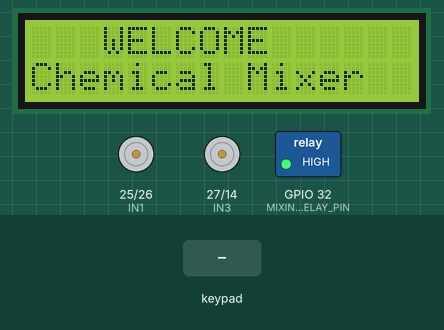
Simulated run of this sketch. Board: ESP32. On the bench: 16×2 character LCD, motor-driver pin pairs drawn as motors (green arrow = first pin HIGH = forward, orange = second pin HIGH = backward, longer = more drive), switched loads named in the sketch (green lamp = pin HIGH). Wiring (inferred from the signals the program sends): 4×4 keypad with keys 1 2 3 A 4 5 6 B 7 8 9 C * 0 # D: rows GPIO 68, GPIO 69, GPIO 70, GPIO 71; columns GPIO 64, GPIO 65, GPIO 66, GPIO 67. Inputs (shaded band) come from the test bench. Pins used as bus, display or sensor lines are not drawn.

Above: at 3.2 s.
3.3 s: key '*' pressed
At 4.1 s:
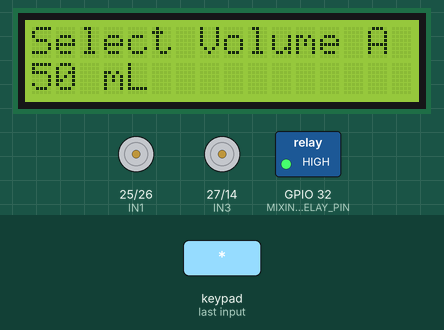
6.3 s: keypad keys 4 5 6 7 * pressed 0.4 s apart
At 7.7 s:
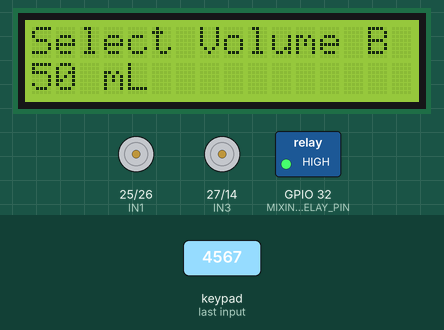
At 16.9 s:
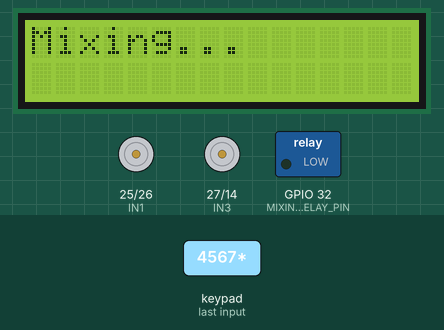
19.1 s: key '1' pressed
At 21.0 s:
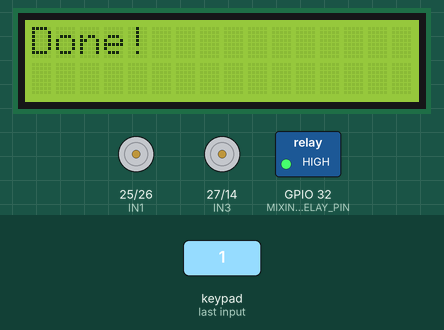
22.1 s: keypad keys 4 5 6 7 pressed 0.4 s apart
26.7 s: keypad keys 4 5 6 7 # pressed 0.4 s apart
31.7 s: keypad keys 4 5 6 7 D pressed 0.4 s apart
Timing chart, 0 to 34.7 s (numbered marks = the images above; inputs shaded):
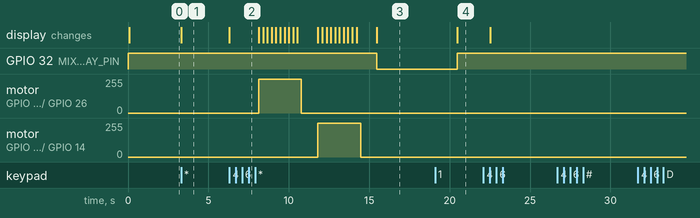

The sketch:

relay_test_sample_with_motor.ino
```cpp
#include <Wire.h>
#include <PCF8574.h>
#include <LiquidCrystal_I2C.h>

#define KEYPAD_I2C_ADDRESS 0x20  // PCF8574 address
#define LCD_I2C_ADDRESS    0x27  // LCD I2C address

// Pump control pins using L298N
#define IN1  25  // Pump 1 ON
#define IN2  26  // Pump 1 OFF
#define IN3  27  // Pump 2 ON
#define IN4  14  // Pump 2 OFF

#define MIXING_RELAY_PIN 32  // Active LOW relay to control motor

PCF8574 pcf(KEYPAD_I2C_ADDRESS);
LiquidCrystal_I2C lcd(LCD_I2C_ADDRESS, 16, 2);

char keys[4][4] = {
  {'1', '2', '3', 'A'},
  {'4', '5', '6', 'B'},
  {'7', '8', '9', 'C'},
  {'*', '0', '#', 'D'}
};

uint8_t rowPins[4] = {4, 5, 6, 7};  // PCF8574 GPIOs for rows
uint8_t colPins[4] = {0, 1, 2, 3};  // PCF8574 GPIOs for columns

int containerA = 0, containerB = 0;
const int pumpTimes[] = {2500, 5000, 6950, 8600, 10400, 12365, 14420, 16480, 18300, 20500};
const int volumes[] =   {  50,  100,  150,  200,  250,  300,  350,  400,  450,  500};

const int mixingTime = 5000;  // in milliseconds

void setup() {
  Serial.begin(115200);
  Wire.begin(21, 22);  // SDA, SCL

  // Pump pins
  pinMode(IN1, OUTPUT); digitalWrite(IN1, LOW);
  pinMode(IN2, OUTPUT); digitalWrite(IN2, LOW);
  pinMode(IN3, OUTPUT); digitalWrite(IN3, LOW);
  pinMode(IN4, OUTPUT); digitalWrite(IN4, LOW);

  // Relay pin
  pinMode(MIXING_RELAY_PIN, OUTPUT);
  digitalWrite(MIXING_RELAY_PIN, HIGH); // Keep relay OFF initially (active LOW)

  if (!pcf.begin()) {
    Serial.println("PCF8574 not found!");
    while (1);
  }

  lcd.init();
  lcd.backlight();

  for (int i = 0; i < 4; i++) {
    pcf.write(rowPins[i], HIGH);
  }

  showWelcomeScreen();
}

void loop() {
  while (true) {
    containerA = selectVolume("Select Volume A");
    containerB = selectVolume("Select Volume B");
    dispenseLiquids();
  }
}

void showWelcomeScreen() {
  lcd.clear();
  lcd.setCursor(3, 0);
  lcd.print("WELCOME");
  lcd.setCursor(0, 1);
  lcd.print("Chemical Mixer");
  delay(2000);
}

int selectVolume(String message) {
  int index = 0;
  lcd.clear();
  lcd.setCursor(0, 0);
  lcd.print(message);

  while (true) {
    lcd.setCursor(0, 1);
    lcd.print("       ");
    lcd.setCursor(0, 1);
    lcd.print(volumes[index]);
    lcd.print(" mL ");

    char key = getKey();
    if (key == 'A') {
      index = (index > 0) ? index - 1 : 9;
    }
    else if (key == 'B') {
      index = (index < 9) ? index + 1 : 0;
    }
    else if (key == '*') {
      return volumes[index];
    }
  }
}

void dispenseLiquids() {
  lcd.clear();
  lcd.setCursor(0, 0);
  lcd.print("Dispensing A...");
  pumpLiquid(containerA, IN1, IN2);
  delay(1000);

  lcd.clear();
  lcd.setCursor(0, 0);
  lcd.print("Dispensing B...");
  pumpLiquid(containerB, IN3, IN4);
  delay(1000);

  // Start Mixing
  lcd.clear();
  lcd.setCursor(0, 0);
  lcd.print("Mixing...");
  digitalWrite(MIXING_RELAY_PIN, LOW);  // Relay ON (motor ON)
  delay(mixingTime);
  digitalWrite(MIXING_RELAY_PIN, HIGH); // Relay OFF (motor OFF)

  lcd.clear();
  lcd.setCursor(0, 0);
  lcd.print("Done!");
  delay(2000);
}

void pumpLiquid(int volume, int pumpOn, int pumpOff) {
  int duration = 0;
  for (int i = 0; i < 10; i++) {
    if (volumes[i] == volume) {
      duration = pumpTimes[i];
      break;
    }
  }

  if (duration > 0) {
    int stepSize = 5;
    int totalSteps = volume / stepSize;
    int stepTime = duration / totalSteps;

    digitalWrite(pumpOn, HIGH);
    digitalWrite(pumpOff, LOW);

    for (int dispensed = 5; dispensed <= volume; dispensed += stepSize) {
      lcd.setCursor(0, 1);
      lcd.print("Dispensed: ");
      lcd.print(dispensed);
      lcd.print(" mL ");
      delay(stepTime);
    }

    digitalWrite(pumpOn, LOW);
    digitalWrite(pumpOff, LOW);
  }
}

char getKey() {
  for (int row = 0; row < 4; row++) {
    for (int i = 0; i < 4; i++) {
      pcf.write(rowPins[i], (i == row) ? LOW : HIGH);
    }

    for (int col = 0; col < 4; col++) {
      if (pcf.readButton(colPins[col]) == LOW) {
        delay(200);
        while (pcf.readButton(colPins[col]) == LOW);
        return keys[row][col];
      }
    }
  }
  return 0;
}
```

Measured:
- after the input at 3.3 s, the display: changes at once (image 1)
- after the input at 6.3 s, GPIO 32 (MIXING_RELAY_PIN): HIGH → LOW after 9.2 s; motor on GPIO 25 (IN1) / GPIO 26 (IN2): stopped → forward 255/255 after 1.8 s, → stopped 2.7 s later; motor on GPIO 27 (IN3) / GPIO 14 (IN4): stopped → forward 255/255 after 5.5 s, → stopped 2.7 s later; the display: changes at once (image 2)
- after the input at 26.7 s, every drawn part: stays the same
- after the input at 31.7 s, every drawn part: stays the same
